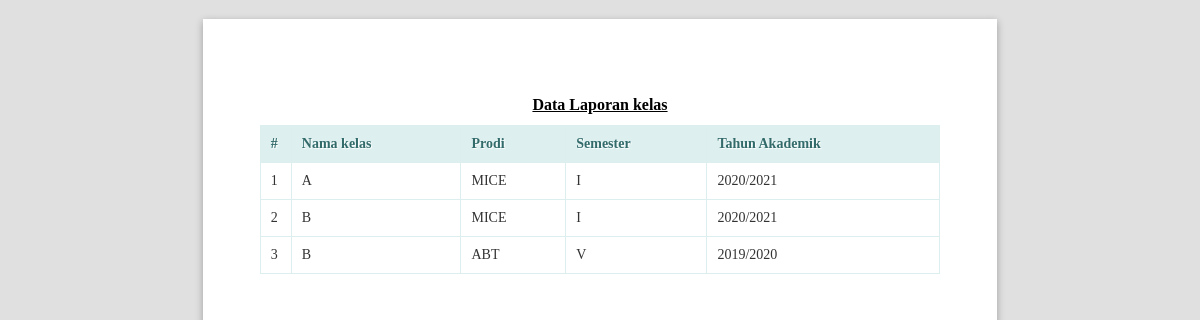
/public/kelas/lihatlaporan (signed in), run on an earlier commit of the app's database.
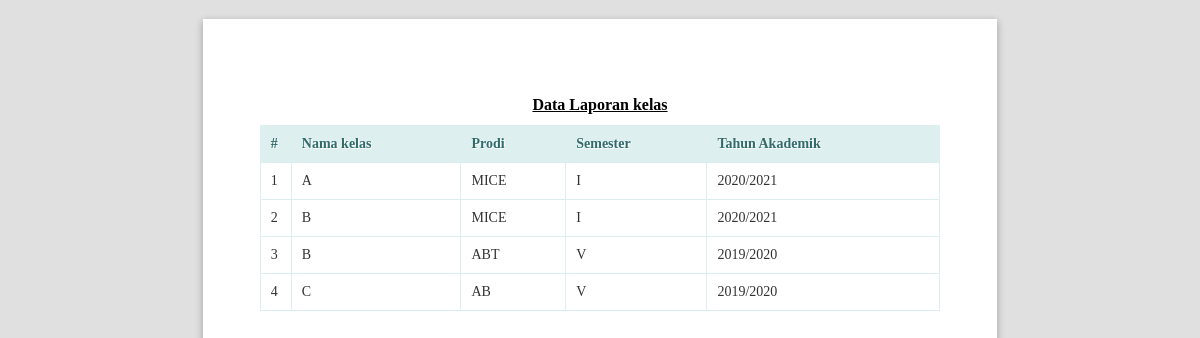
And on a later commit of the database.
### tables this page shows
CREATE TABLE `kelas` (
  `kelas_id` int(11) NOT NULL,
  `nama_kelas` varchar(40) NOT NULL,
  `prodi_id` int(11) NOT NULL,
  `semester` varchar(10) NOT NULL,
  `Tahun_akademik` varchar(10) NOT NULL
);

CREATE TABLE `prodi` (
  `prodi_id` int(11) NOT NULL,
  `nama_prodi` varchar(35) NOT NULL
);

### app/core/Controller.php (called while the page is built, shortened)
<?php
class Controller{
	public function view($view, $data = [])
	{
		require_once '../app/views/' . $view . '.php';
	}
	public function model($model)
	{
		return new $model;
	}
}

### app/controllers/Kelas.php (called while the page is built, shortened)
<?php
class kelas extends Controller {
	public function lihatlaporan()
	{
		$data['title'] = 'Data Laporan kelas';
		$data['kelas'] = $this->model('KelasModel')->getAllKelas();
		$this->view('kelas/lihatlaporan', $data);
	}
}

### app/core/App.php (called while the page is built, shortened)
<?php
class App{
	protected $method = 'index';
	protected $params = [];
	public function __construct(){
		$url = $this->parseURL();
		if(file_exists('../app/controllers/' . $url[0] . '.php')){
			unset($url[0]);
		}
		$this->controller = new $this->controller;
		if(isset($url[1])){
			if(method_exists($this->controller, $url[1])){
				$this->method = $url[1];
			}
		}
		call_user_func_array([$this->controller, $this->method], $this->params);
	}
	public function parseURL(){
		if( isset($_GET['url'])){
			$url = rtrim($_GET['url'], '/');
			$url = filter_var($url, FILTER_SANITIZE_URL);
			$url = explode('/',$url);
			return $url;
		}
	}
}

### public/index.php (called while the page is built, shortened)
<?php
$app = new App;

### app/core/Database.php (called while the page is built, shortened)
<?php
class Database{
	private $host = DB_HOST;
	private $user = DB_USER;
	private $pass = DB_PASS;
	private $dbnm = DB_NAME;
	private $dbh;
	private $stmt;
	public function __construct()
	{
		$dsn = 'mysql:host='. $this->host .';dbname='. $this->dbnm;
		$option = [
			PDO::ATTR_PERSISTENT => true,
			PDO::ATTR_ERRMODE => PDO::ERRMODE_EXCEPTION
		];
		try{
			$this->dbh = new PDO($dsn,$this->user,$this->pass, $option);
		}catch(PDOException $e){
			die($e->getMessage());
		}
	}
	public function query($query)
	{
		$this->stmt = $this->dbh->prepare($query);
	}
	public function execute()
	{
		$this->stmt->execute();
	}
	public function resultSet()
	{
		$this->execute();
		return $this->stmt->fetchAll(PDO::FETCH_ASSOC);
	}
}

### app/models/KelasModel.php (called while the page is built, shortened)
<?php
class KelasModel {
	private $table = 'kelas';
	private $db;
	public function __construct()
	{
		$this->db = new Database;
	}
	public function getAllKelas()
	{
		$this->db->query("SELECT kelas.*, prodi.nama_prodi FROM " . $this->table . " JOIN prodi ON prodi.prodi_id = kelas.prodi_id");
		return $this->db->resultSet();
	}
}

### app/views/kelas/lihatlaporan.php (the view, shortened to what this page needs)
<!DOCTYPE html>
<html lang="en">
<head>
  <link rel="stylesheet" href="<?= base_url ?>/dist/js/normalize.min.css">
  <link rel="stylesheet" href="<?= base_url ?>/dist/css/paper.css">
</head>
<body class="A4 potrait">
  <section class="sheet padding-15mm">
      <h1 class="center" style="text-decoration: underline;margin-top: 20px;"><?= $data['title'] ?></h1>
      <table class="table">
                  <thead>
                    <tr>
                      <th style="width: 10px">#</th>
                      <th>Nama kelas</th>
                      <th>Prodi</th>
                      <th>Semester</th>
                      <th>Tahun Akademik</th>
                    </tr>
                  </thead>
                  <tbody>
                  <?php $no=1; ?>
                    <?php foreach ($data['kelas'] as $row) :?>
                    <tr>
                      <td><?= $no; ?></td>
                      <td><?= $row['nama_kelas'];?></td>
                      <td><?= $row['nama_prodi'];?></td>
                      <td><?= $row['semester'];?></td>
                      <td><?= $row['Tahun_akademik'];?></td>
                    </tr>
                    <?php $no++; endforeach; ?>
                  </tbody>
                </table>
  </section>
</body>
</html>

### app/views/kelas/lihatlaporan.php (style rules this page uses)
.center { margin-right: auto; margin-left: auto; text-align: center; }
h1 { font-size: 16px; }
* { font-family: Calibri; font-size: 14px; -webkit-print-color-adjust:exact; }
.table { border: solid 1px #DDEEEE; border-collapse: collapse; border-spacing: 0; font: normal 13px Arial, sans-serif; width: 100%; }
.table thead th { background-color: #DDEFEF; border: solid 1px #DDEEEE; color: #336B6B; padding: 10px; text-align: left; text-shadow: 1px 1px 1px #fff; }
.table tbody td { border: solid 1px #DDEEEE; color: #333; padding: 10px; text-shadow: 1px 1px 1px #fff; }

What changed in the data, as far as the page shows it:
added kelas: nama_kelas "C", prodi.nama_prodi "AB", semester "V", Tahun_akademik "2019/2020"
